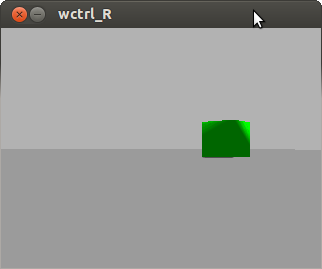

This chart was generated by the following Python code:
#!/usr/bin/env python
# /* -*-  indent-tabs-mode:t; tab-width: 8; c-basic-offset: 8  -*- */
# /*
# Copyright (c) 2014, Daniel M. Lofaro <dan (at) danLofaro (dot) com>
# All rights reserved.
#
# Redistribution and use in source and binary forms, with or without
# modification, are permitted provided that the following conditions are met:
#     * Redistributions of source code must retain the above copyright
#       notice, this list of conditions and the following disclaimer.
#     * Redistributions in binary form must reproduce the above copyright
#       notice, this list of conditions and the following disclaimer in the
#       documentation and/or other materials provided with the distribution.
#     * Neither the name of the author nor the names of its contributors may
#       be used to endorse or promote products derived from this software
#       without specific prior written permission.
# 
# THIS SOFTWARE IS PROVIDED BY THE COPYRIGHT HOLDERS AND CONTRIBUTORS "AS IS" AND
# ANY EXPRESS OR IMPLIED WARRANTIES, INCLUDING, BUT NOT LIMITED TO, THE IMPLIED
# WARRANTIES OF MERCHANTABILITY AND FITNESS FOR A PARTICULAR PURPOSE ARE
# DISCLAIMED. IN NO EVENT SHALL THE AUTHOR BE LIABLE FOR ANY DIRECT, INDIRECT,
# INCIDENTAL, SPECIAL, EXEMPLARY, OR CONSEQUENTIAL DAMAGES (INCLUDING, BUT NOT
# LIMITED TO, PROCUREMENT OF SUBSTITUTE GOODS OR SERVICES; LOSS OF USE, DATA, OR
# PROFITS; OR BUSINESS INTERRUPTION) HOWEVER CAUSED AND ON ANY THEORY OF
# LIABILITY, WHETHER IN CONTRACT, STRICT LIABILITY, OR TORT (INCLUDING NEGLIGENCE
# OR OTHERWISE) ARISING IN ANY WAY OUT OF THE USE OF THIS SOFTWARE, EVEN IF
# ADVISED OF THE POSSIBILITY OF SUCH DAMAGE.
# */
import diff_drive
import ach
import sys
import time
from ctypes import *
import socket
import cv2.cv as cv
import cv2
import numpy as np
import skimage.morphology as morphology
import matplotlib.pyplot as plt
import scipy

dd = diff_drive
ref = dd.H_REF()
tim = dd.H_TIME()

ROBOT_DIFF_DRIVE_CHAN   = 'robot-diff-drive'
ROBOT_CHAN_VIEW_R   = 'robot-vid-chan-r'
ROBOT_CHAN_VIEW_L   = 'robot-vid-chan-l'
ROBOT_TIME_CHAN  = 'robot-time'
# CV setup 
cv.NamedWindow("wctrl_L", cv.CV_WINDOW_AUTOSIZE)
cv.NamedWindow("wctrl_R", cv.CV_WINDOW_AUTOSIZE)
#capture = cv.CaptureFromCAM(0)
#capture = cv2.VideoCapture(0)

# added
##sock.connect((MCAST_GRP, MCAST_PORT))
newx = 320
newy = 240

nx = 320
ny = 240

r = ach.Channel(ROBOT_DIFF_DRIVE_CHAN)
r.flush()
vl = ach.Channel(ROBOT_CHAN_VIEW_L)
vl.flush()
vr = ach.Channel(ROBOT_CHAN_VIEW_R)
vr.flush()
t = ach.Channel(ROBOT_TIME_CHAN)
t.flush()

i=0

kp = 0.00155
kd = 0.00092
ki = 0.

wheel0 = 0.
wheel1 = 0.

upperBound = 0.5
lowerBound = -0.5

prevError = 0.
prevTime = time.time()
currentIntegral = 0.
print '======================================'
print '============= Robot-View ============='
print '========== Daniel M. Lofaro =========='
print '========= dan@danLofaro.com =========='
print '======================================'
while True:
    # Get Frame


    imgL = np.zeros((newx,newy,3), np.uint8)
    imgR = np.zeros((newx,newy,3), np.uint8)
    c_image = imgL.copy()
    c_image = imgR.copy()
    vidL = cv2.resize(c_image,(newx,newy))
    vidR = cv2.resize(c_image,(newx,newy))
    [status, framesize] = vl.get(vidL, wait=False, last=True)
    if status == ach.ACH_OK or status == ach.ACH_MISSED_FRAME or status == ach.ACH_STALE_FRAMES:
        vid2 = cv2.resize(vidL,(nx,ny))
        imgL = cv2.cvtColor(vid2,cv2.COLOR_BGR2RGB)
        cv2.imshow("wctrl_L", imgL)
        cv2.waitKey(10)
    else:
        raise ach.AchException( v.result_string(status) )
    [status, framesize] = vr.get(vidR, wait=False, last=True)
    if status == ach.ACH_OK or status == ach.ACH_MISSED_FRAME or status == ach.ACH_STALE_FRAMES:
        vid2 = cv2.resize(vidR,(nx,ny))
        imgR = cv2.cvtColor(vid2,cv2.COLOR_BGR2RGB)
        cv2.imshow("wctrl_R", imgR)
        cv2.waitKey(10)
    else:
        raise ach.AchException( v.result_string(status) )


    [status, framesize] = t.get(tim, wait=False, last=True)
    if status == ach.ACH_OK or status == ach.ACH_MISSED_FRAME or status == ach.ACH_STALE_FRAMES:
        pass
        #print 'Sim Time = ', tim.sim[0]
    else:
        raise ach.AchException( v.result_string(status) )

#-----------------------------------------------------
#-----------------------------------------------------
#-----------------------------------------------------
    # Def:
    # ref.ref[0] = Right Wheel Velos
    # ref.ref[1] = Left Wheel Velos
    # tim.sim[0] = Sim Time
    # imgL       = cv image in BGR format (Left Camera)
    # imgR       = cv image in BGR format (Right Camera)



    try:

        hsvImg = cv2.cvtColor(vid2,cv2.COLOR_BGR2HSV_FULL)


        set1 = np.array(np.where(hsvImg[:,:,0] > 50.))
        set2 = np.array(np.where(hsvImg[:,:,0] < 200.))

        s1 = np.char.array(set1[0,]) + '-' + np.char.array(set1[1,])
        s2 = np.char.array(set2[0,]) + '-' + np.char.array(set2[1,])
        inds = np.where(np.in1d(s1,s2))[0]

        if np.size(inds) > 0:

            binImage = np.zeros([np.shape(hsvImg)[0],np.shape(hsvImg)[1]])

            binImage[set1[0,inds],set1[1,inds]] = 1


            binImage = morphology.dilation(morphology.erosion(binImage,selem=morphology.disk(1)),selem=morphology.disk(1))


            # print np.where(binImage == 1)


            # print np.max(np.max(inds[0])) - np.min(np.min(inds[0])) , np.max(np.max(inds[1])) - np.min(np.min(inds[1]))
            # print np.shape(binImage)

            ind = np.mean(np.where(binImage == 1)[1])

            err = np.shape(binImage)[1]/2. - ind



            proportional = err * kp

            derivative =  kd * ( prevError -err ) / (time.time() - prevTime)

            # print derivative


            out = proportional #+ derivative

            prevTime = time.time()
            prevError = err

            if out > upperBound:
                out = upperBound

            if out < lowerBound:
                out = lowerBound

            if np.sign(err) == -1:

                wheel0 = out
                wheel1 = -out

            else:

                wheel0 = -out
                wheel1 = out

            print "output = ",out




    except:
        wheel0 = 0.
        wheel1 = 0.
        print "passing"
        pass





    ref.ref[0] = wheel0
    ref.ref[1] = wheel1


    # Commands Robot
    r.put(ref)
    # Sleeps
    time.sleep(0.1)   
#-----------------------------------------------------
#-----------------------------------------------------
#-----------------------------------------------------
